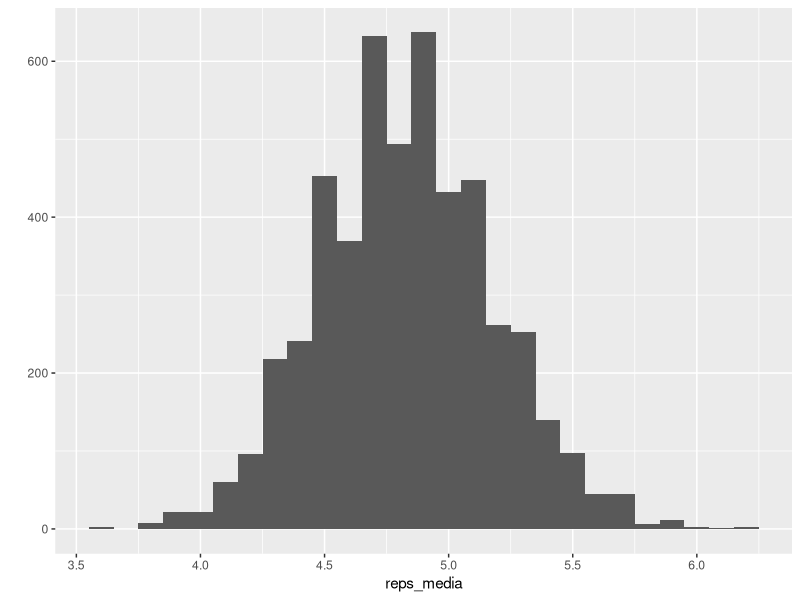
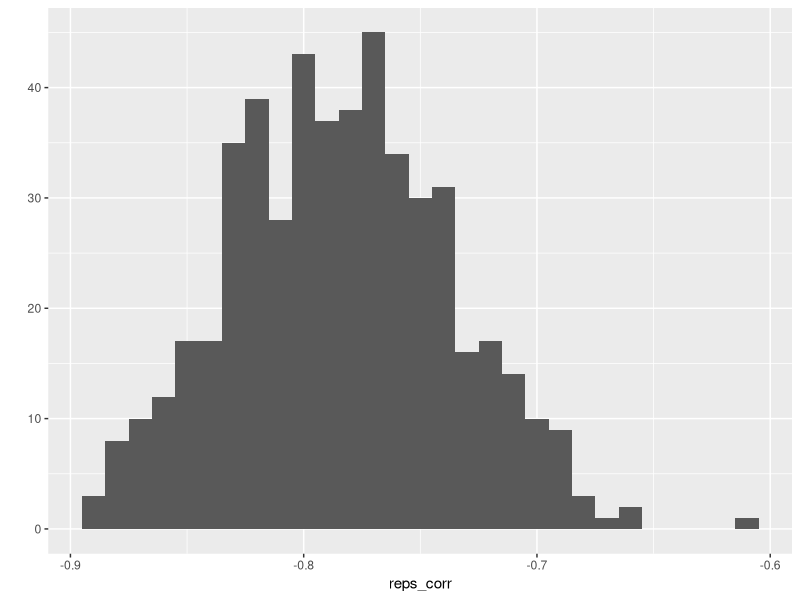
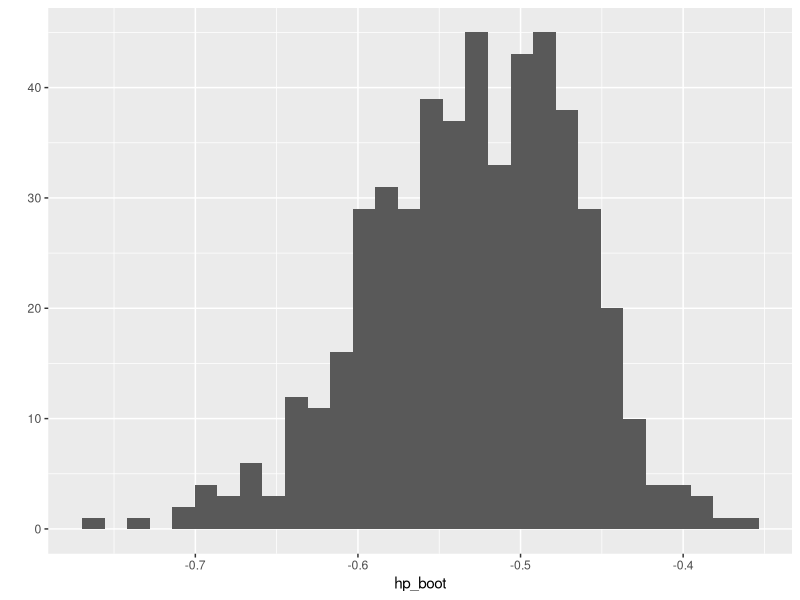
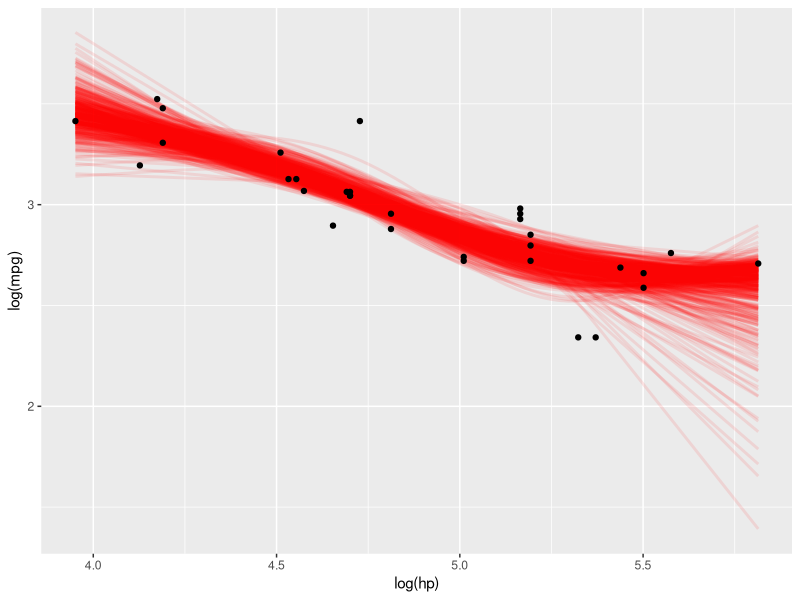

Source code (R) for these figures, in order:
## ---- chunk 1
library(ggplot2)
library(dplyr)
## ---- chunk 2
n <- 35
set.seed(22813)
x <- rpois(n, lambda = 5)
x
## ---- chunk 3
x_barra <- mean(x)
x_barra
## ---- chunk 4
s <- sd(x)
ee <- s/sqrt(n)
ee
## ---- chunk 5
reps_bootstrap <- lapply(1:5000, function(i){
  sample(x, n, replace = T)
})
reps_bootstrap[1:10]
## ---- chunk 6
reps_media <- sapply(reps_bootstrap, mean)
reps_media[1:10]
## ---- chunk 7
qplot(reps_media, binwidth = 0.1)
## ---- chunk 8
sd(reps_media)
## ---- chunk 9
s/sqrt(n)
## ---- chunk 10
sqrt((n-1)/n)*s/sqrt(n)
## ---- chunk 11
dat <- mtcars %>% select(mpg, hp)
cor(dat)
## ---- chunk 12
reps_boot <- lapply(1:500, function(i){
  dat[sample(1:nrow(dat), nrow(dat), replace = T), ]
})
reps_boot[1:2]
## ---- chunk 13
reps_corr <- sapply(reps_boot, function(datos){ cor(datos)[1,2] })
reps_corr[1:10]
qplot(reps_corr, binwidth=0.01)
## ---- chunk 14
sd(reps_corr)
## ---- chunk 15
mod <- lm(log(mpg)~log(hp), data = dat)
mod
## ---- chunk 16
summary(mod)
## ---- chunk 17
modelos_boot <- lapply(reps_boot, function(df) { lm(log(mpg)~log(hp), data=df) })
modelos_boot[1:5]
## ---- chunk 18
hp_boot <- sapply(modelos_boot, function(m) coef(m)[2])
hp_boot[1:10]
qplot(hp_boot)
## ---- chunk 19
sd(hp_boot)
## ---- chunk 20
library(scales)
library(splines)
reps_boot_ind <- lapply(1:length(reps_boot), function(i){
  dat <- reps_boot[[i]]
  dat$rep <- i
  dat})
dat_boot <- bind_rows(reps_boot_ind[1:500])
ggplot(dat_boot, aes(x = log(hp), y = log(mpg))) +
  geom_smooth(aes(group = rep), 
              method = 'lm',formula = y ~ ns(x, df = 3),
              se = FALSE, fullrange=T,
              colour = alpha('red', 0.1)) + geom_point(data = dat) 
